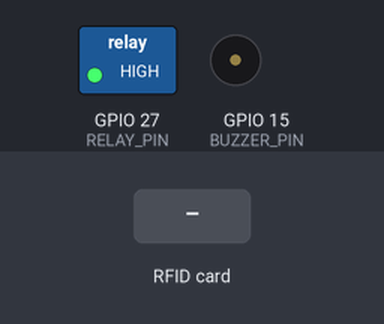
A sketch run on a simulated ESP32. On the bench: switched loads named in the sketch (green lamp = pin HIGH), buzzer (waves = sounding). Inputs (shaded band) come from the test bench. What the sketch prints to the serial monitor is not drawn.

Above: at 1.2 s.
1.3 s: RFID card 5E 7A 19 C4 held to the reader
At 6.65 s:
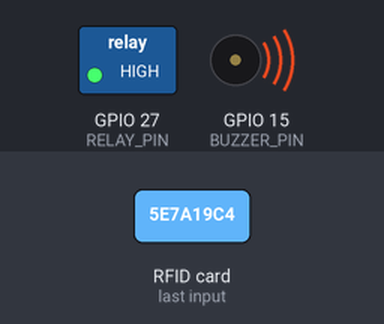
Timing chart, 0 to 8.4 s (numbered marks = the images above; inputs shaded):
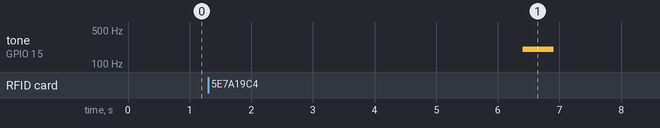

The sketch:

controlfuel_esp32.ino
```cpp
#include <SPI.h>
#include <MFRC522.h>

// ===== PINES (igual que tu hardware) =====
#define SS_PIN        5
#define RST_PIN       4
#define RELAY_PIN     27
#define TRIG_PIN      12
#define ECHO_PIN      14   // Recuerda: el HC-SR04 entrega 5V en ECHO; usa un
                            // divisor de voltaje hacia este pin para no dañar el ESP32.
#define BUZZER_PIN    15

// ===== Calibración de la bomba =====
const float BOMBA_LITROS_POR_MINUTO = 12.0;   // ajusta según tu bomba real
const unsigned long TIEMPO_BOMBA_MAX_MS = 60000; // tope de seguridad: 60s

// ===== Intervalos =====
const unsigned long INTERVALO_LECTURA_TANQUE_MS = 15000; // cada 15 s
const unsigned long ANTI_REBOTE_TARJETA_MS      = 4000;  // evita doble lectura
const unsigned long TIMEOUT_RESPUESTA_PC_MS     = 5000;  // espera máx. respuesta del puente

MFRC522 rfid(SS_PIN, RST_PIN);
unsigned long ultimaLecturaTanque = 0;
unsigned long ultimoDespacho = 0;
String ultimoUidLeido = "";

void setup() {
  Serial.begin(115200);
  while (!Serial) { ; }

  pinMode(RELAY_PIN, OUTPUT);
  pinMode(TRIG_PIN, OUTPUT);
  pinMode(ECHO_PIN, INPUT);
  pinMode(BUZZER_PIN, OUTPUT);

  digitalWrite(RELAY_PIN, HIGH); // HIGH = bomba apagada (relé activo en LOW)
  digitalWrite(BUZZER_PIN, LOW);

  SPI.begin();
  rfid.PCD_Init();

  Serial.println("# ControlFuel listo (modo USB) — esperando al puente en la PC");
}

void loop() {
  // ----- Lectura periódica del sensor ultrasónico -----
  if (millis() - ultimaLecturaTanque >= INTERVALO_LECTURA_TANQUE_MS) {
    float distancia = medirDistancia();
    if (distancia > 0) {
      Serial.print("LECTURA;");
      Serial.println(distancia, 1);
    }
    ultimaLecturaTanque = millis();
  }

  // ----- Lectura de tarjeta RFID -----
  if (rfid.PICC_IsNewCardPresent() && rfid.PICC_ReadCardSerial()) {
    String uid = uidToString(rfid.uid.uidByte, rfid.uid.size);

    bool esRepetida = (uid == ultimoUidLeido) &&
                       (millis() - ultimoDespacho < ANTI_REBOTE_TARJETA_MS);

    if (!esRepetida) {
      procesarDespacho(uid);
      ultimoUidLeido = uid;
      ultimoDespacho = millis();
    }

    rfid.PICC_HaltA();
    rfid.PCD_StopCrypto1();
  }

  // Cualquier línea de depuración/ruido que llegue por Serial mientras
  // tanto se ignora — solo nos importa la respuesta cuando la pedimos.
  delay(200);
}

// ============================================================
// Sensor ultrasónico
// ============================================================
float medirDistancia() {
  digitalWrite(TRIG_PIN, LOW);
  delayMicroseconds(2);
  digitalWrite(TRIG_PIN, HIGH);
  delayMicroseconds(10);
  digitalWrite(TRIG_PIN, LOW);

  long duracion = pulseIn(ECHO_PIN, HIGH, 30000);
  if (duracion == 0) return -1;
  return duracion * 0.0343 / 2.0;
}

// ============================================================
// Pide autorización al puente de la PC (por USB) y despacha
// ============================================================
void procesarDespacho(const String& uid) {
  // Vacía cualquier dato viejo en el buffer antes de preguntar
  while (Serial.available()) Serial.read();

  Serial.print("DESPACHO;");
  Serial.println(uid);

  String linea = esperarRespuesta(TIMEOUT_RESPUESTA_PC_MS);

  if (linea.startsWith("AUTORIZADO;")) {
    float litros = linea.substring(11).toFloat();

    tonoBuzzer(900, 200);
    delay(80);
    tonoBuzzer(1400, 300);

    despacharLitros(litros);

  } else if (linea.startsWith("RECHAZADO;")) {
    tonoBuzzer(250, 180);
    delay(90);
    tonoBuzzer(250, 180);
    delay(90);
    tonoBuzzer(200, 250);

  } else {
    // Sin respuesta del puente (PC apagada, script no corriendo, etc.)
    tonoBuzzer(200, 500);
  }
}

/** Lee líneas de Serial hasta encontrar una que empiece con
 *  AUTORIZADO; o RECHAZADO;, o hasta que se acabe el tiempo. */
String esperarRespuesta(unsigned long timeoutMs) {
  unsigned long inicio = millis();
  String buffer = "";

  while (millis() - inicio < timeoutMs) {
    while (Serial.available()) {
      char c = Serial.read();
      if (c == '\n') {
        buffer.trim();
        if (buffer.startsWith("AUTORIZADO;") || buffer.startsWith("RECHAZADO;")) {
          return buffer;
        }
        buffer = ""; // línea irrelevante, seguir esperando
      } else if (c != '\r') {
        buffer += c;
      }
    }
  }
  return ""; // timeout
}

void despacharLitros(float litros) {
  if (litros <= 0) return;

  unsigned long duracionMs = (unsigned long) ((litros / BOMBA_LITROS_POR_MINUTO) * 60000.0);
  duracionMs = min(duracionMs, TIEMPO_BOMBA_MAX_MS);

  digitalWrite(RELAY_PIN, LOW);  // LOW = bomba encendida
  delay(duracionMs);
  digitalWrite(RELAY_PIN, HIGH); // HIGH = bomba apagada
}

// ============================================================
// Utilidades
// ============================================================
String uidToString(byte* buffer, byte tamano) {
  String resultado = "";
  for (byte i = 0; i < tamano; i++) {
    if (buffer[i] < 0x10) resultado += "0";
    resultado += String(buffer[i], HEX);
  }
  resultado.toUpperCase();
  return resultado;
}

void tonoBuzzer(int frecuencia, int duracion) {
  tone(BUZZER_PIN, frecuencia, duracion);
  delay(duracion + 40);
  noTone(BUZZER_PIN);
}
```

Measured:
- after the input at 1.3 s, tone on GPIO 15 (BUZZER_PIN): silent → 200 Hz after 5.1 s, → silent 0.50 s later
